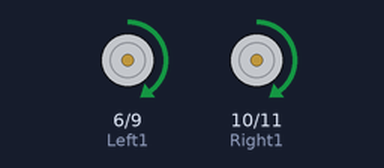
Recording of a sketch running on a simulated Arduino Uno, built with avr-gcc and run on an emulated ATmega328P. Shown: motor-driver pin pairs drawn as motors (green arrow = first pin HIGH = forward, orange = second pin HIGH = backward, longer = more drive).

Above: at 0.2 s.
At 1.7 s:
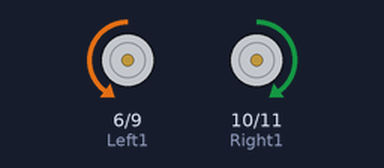
At 7.8 s:
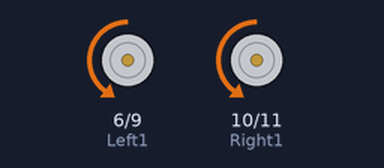
Timing chart, 0 to 8.2 s (numbered marks = the images above):
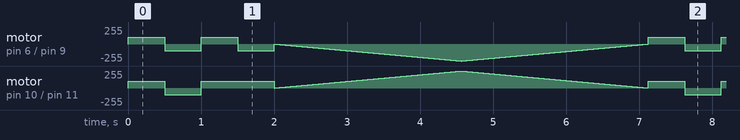

The sketch:

Balance_Car_Wheel.ino
```cpp
const int Left1 = 6;
const int Left2 = 9;
const int Right1 = 10;
const int Right2 = 11;

const int cali=0;//偏差校准,使机器走直线。speed Right 减去以这个数,简单调节
const int per=0;//转弯时角度差量


void WheelSetup(){
  pinMode(Left1, OUTPUT);
  pinMode(Left2, OUTPUT);
  pinMode(Right1, OUTPUT);
  pinMode(Right2, OUTPUT);
}

void GoForward(int Speed){
  analogWrite(Left1, constrain(Speed, 0, 255));
  analogWrite(Left2, 0);
  analogWrite(Right1, constrain(Speed, 0, 255)-cali);
  analogWrite(Right2, 0);
}
void GoBack(int Speed){
  analogWrite(Left1, 0);
  analogWrite(Left2, constrain(Speed, 0, 255));
  analogWrite(Right1, 0);
  analogWrite(Right2, constrain(Speed, 0, 255)-cali);
}
void GoLeft(int Speed){
  analogWrite(Left1, constrain(Speed, 0, 255)-per);
  analogWrite(Left2, 0);
  analogWrite(Right1, constrain(Speed, 0, 255)-cali);
  analogWrite(Right2, 0);
}
void GoRight(int Speed){
  analogWrite(Left1, constrain(Speed, 0, 255));
  analogWrite(Left2, 0);
  analogWrite(Right1, constrain(Speed, 0, 255)-cali-per);
  analogWrite(Right2, 0);
}
void TurnLeft(int Speed){
  analogWrite(Left1, 0);
  analogWrite(Left2, constrain(Speed, 0, 255));
  analogWrite(Right1, constrain(Speed, 0, 255)-cali);
  analogWrite(Right2, 0);
}
void TurnRight(int Speed){
  analogWrite(Left1, constrain(Speed, 0, 255));
  analogWrite(Left2, 0);
  analogWrite(Right1, 0);
  analogWrite(Right2, constrain(Speed, 0, 255)-cali);
}
void Stop(){
  analogWrite(Left1, 0);
  analogWrite(Left2, 0);
  analogWrite(Right1, 0);
  analogWrite(Right2, 0);
}

void PidWheel(float Angle, float AngleSpeed){

}

void setup() {
WheelSetup();
}

void loop() {
  int speed1 = 100;
GoForward(speed1);
delay(500);
GoBack(speed1);
delay(500);
GoRight(speed1);
delay(500);
TurnLeft(speed1);
delay(500);
//for(int i=0; i<255;i++){
//  GoForward(i);
//  delay(10);
//}
for(int i=0; i<255;i++){
  TurnLeft(i);
  delay(10);
}
for(int i=255; i>0;i--){
  TurnLeft(i);
  delay(10);
}
}
```

Measured:
- by itself, motor on pin 6 (Left1) / pin 9 (Left2): stopped → forward 100/255 at 0.00 s, → backward 100/255 0.50 s later, → forward 100/255 0.50 s later, → backward 100/255 0.50 s later, … (2814 changes in this stretch)
